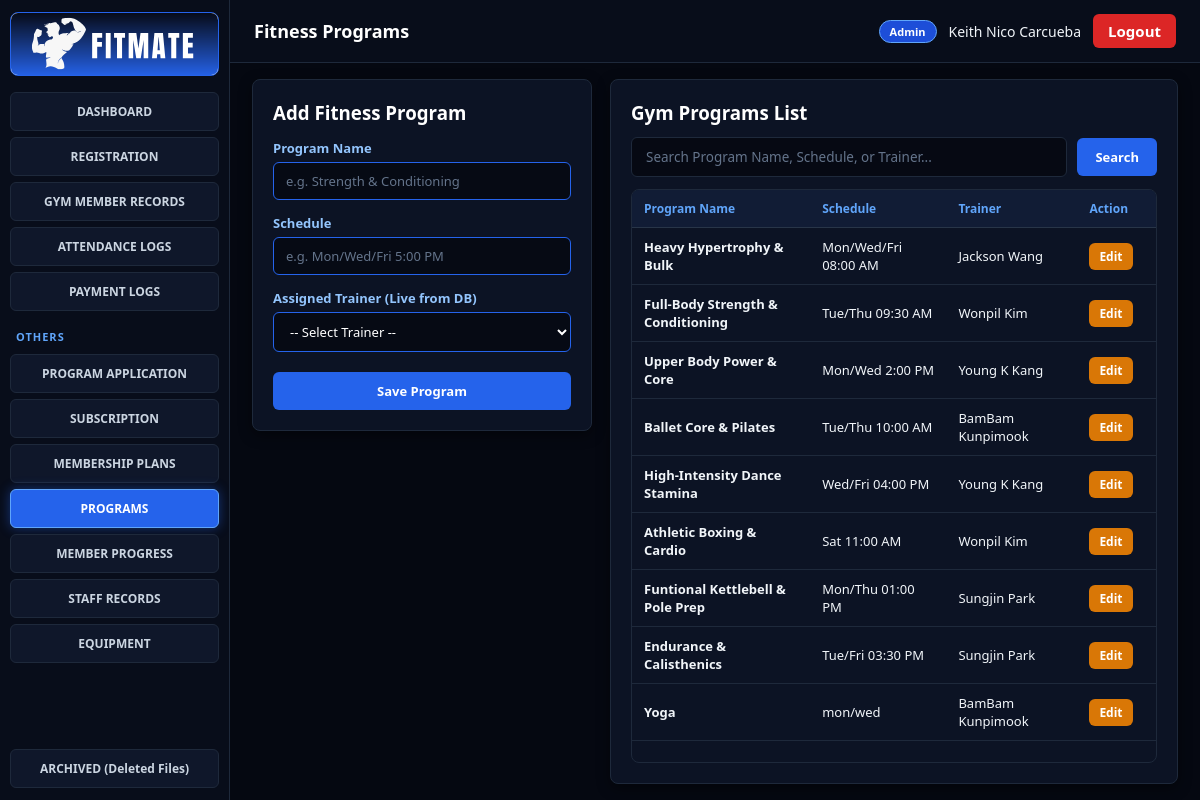
/fitness/programs.php (signed in), run on the app's committed database.
### tables this page shows
CREATE TABLE `program` (
  `ProgramID` varchar(15) NOT NULL,
  `StaffID` varchar(15) NOT NULL,
  `ProgramName` varchar(100) NOT NULL,
  `Schedule` varchar(100) NOT NULL
);

### fitness/programs.php (the view, shortened to what this page needs)
<?php
require_once __DIR__ . '/../config/db.php';
$sql = "
    SELECT
        p.ProgramID,
        p.ProgramName,
        p.Schedule,
        p.StaffID,
        CONCAT(gs.FirstName, ' ', gs.LastName) AS TrainerName
    FROM program p
    LEFT JOIN gym_staff gs ON p.StaffID = gs.StaffID
    ORDER BY CAST(SUBSTRING(p.ProgramID, 4) AS UNSIGNED) ASC
";
$programs = $pdo->query($sql)->fetchAll(PDO::FETCH_ASSOC);
$editProgram = null;
include __DIR__ . '/../includes/header.php';
?>
<div class="programs-grid">
    <div class="card" style="height: fit-content;">
        <h3 style="margin-bottom: 14px;">
            <?= $editProgram ? 'Edit Fitness Program' : 'Add Fitness Program' ?>
        </h3>
        <form method="POST" action="programs.php">
            <div class="form-group">
                <label>Program Name</label>
                <input
                    type="text"
                    name="ProgramName"
                    placeholder="e.g. Strength & Conditioning"
                    maxlength="100"
                    value="<?= htmlspecialchars($editProgram['ProgramName'] ?? '') ?>"
                    required
                >
            </div>
            <div class="form-group">
                <label>Schedule</label>
                <input
                    type="text"
                    name="Schedule"
                    placeholder="e.g. Mon/Wed/Fri 5:00 PM"
                    maxlength="100"
                    value="<?= htmlspecialchars($editProgram['Schedule'] ?? '') ?>"
                    required
                >
            </div>
            <div class="form-group">
                <label>Assigned Trainer (Live from DB)</label>
                <select name="StaffID" required>
                    <option value="">-- Select Trainer --</option>
                </select>
            </div>
            <button type="submit" class="btn btn-primary" style="width:100%; margin-top: 6px; padding: 10px;">
                <?= $editProgram ? 'Update Program' : 'Save Program' ?>
            </button>
        </form>
    </div>
    <div class="card">
        <h3 style="margin-bottom: 12px; flex-shrink: 0;">Gym Programs List</h3>
        <div class="search-bar">
            <input
                type="text"
                id="liveProgramSearch"
                onkeyup="filterProgramsTable()"
                oninput="filterProgramsTable()"
                placeholder="Search Program Name, Schedule, or Trainer..."
            >
            <button type="button" class="btn btn-primary" onclick="filterProgramsTable()">
                Search
            </button>
        </div>
        <div class="fixed-table-wrap">
            <table class="fixed-table">
                <thead>
                    <tr>
                        <th style="width: 34%;">Program Name</th>
                        <th style="width: 26%;">Schedule</th>
                        <th style="width: 25%;">Trainer</th>
                        <th style="width: 15%;">Action</th>
                    </tr>
                </thead>
                <tbody id="programTableBody">
                    <?php if (empty($programs)): ?>
                        <tr>
                            <td colspan="4" style="text-align:center; color:#94a3b8; padding:18px;">
                                No fitness programs found.
                            </td>
                        </tr>
                    <?php else: foreach ($programs as $pr): ?>
                        <tr class="program-row">
                            <td style="width: 34%;"><strong><?= htmlspecialchars($pr['ProgramName']) ?></strong></td>
                            <td style="width: 26%;"><?= htmlspecialchars($pr['Schedule']) ?></td>
                            <td style="width: 25%;"><?= htmlspecialchars($pr['TrainerName'] ?? '-') ?></td>
                            <td style="width: 15%;">
                                <a
                                    href="programs.php?edit=<?= urlencode($pr['ProgramID']) ?>"
                                    class="btn btn-warning btn-sm"
                                >
                                    Edit
                                </a>
                            </td>
                        </tr>
                    <?php endforeach; endif; ?>
                </tbody>
            </table>
        </div>
    </div>
</div>
<?php include __DIR__ . '/../includes/footer.php'; ?>

### assets/css/style.css (style rules this page uses)
:root { color-scheme: dark; }
* { box-sizing: border-box; margin: 0; padding: 0; font-family: 'Segoe UI', Tahoma, Geneva, Verdana, sans-serif; }
body { background: #050811; color: #f1f5f9; }
.card { background: #0c1324; border: 1px solid #1e293b; border-radius: 8px; padding: 20px; margin-bottom: 20px; box-shadow: 0 4px 14px rgba(0, 0, 0, 0.45); }
.card h3, .card h2, .card h4 { color: #ffffff; font-weight: 700; }
.form-group { margin-bottom: 14px; }
.form-group label { display: block; font-size: 13px; font-weight: 600; margin-bottom: 5px; color: #93c5fd; }
.form-group input, .form-group select, .form-group textarea { width: 100%; padding: 9px 12px; background: #060a14; color: #ffffff; border: 1px solid #2563eb; border-radius: 6px; font-size: 13px; }
.form-group input::placeholder, .search-bar input::placeholder { color: #64748b; }
.search-bar { display: flex; gap: 8px; margin-bottom: 14px; }
.search-bar input { flex: 1; padding: 9px 12px; background: #060a14; color: #ffffff; border: 1px solid #2563eb; border-radius: 6px; font-size: 13px; }
.btn { display: inline-block; padding: 9px 15px; border: none; border-radius: 6px; font-size: 13px; font-weight: 600; cursor: pointer; text-decoration: none; transition: 0.15s; }
.btn-primary { background: #2563eb; color: #ffffff; }
.btn-warning { background: #d97706; color: #ffffff; }
.btn-sm { padding: 5px 10px; font-size: 12px; }

### fitness/programs.php (style rules this page uses)
.programs-grid { flex: 1 !important; display: grid !important; grid-template-columns: 340px 1fr !important; gap: 18px !important; min-height: 0 !important; align-items: stretch !important; }
.programs-grid > .card { margin-bottom: 0 !important; display: flex !important; flex-direction: column !important; min-height: 0 !important; overflow: hidden !important; }
.search-bar { display: flex; gap: 10px; margin-bottom: 12px; align-items: center; flex-shrink: 0; }
.search-bar input { flex: 1; background: #060913 !important; border: 1px solid #1e293b !important; color: #f1f5f9 !important; padding: 10px 14px !important; border-radius: 6px !important; font-size: 13.5px !important; outline: none !important; transition: border-color 0.2s ease; }
.search-bar input::placeholder { color: #64748b !important; }
.search-bar button { padding: 10px 18px !important; border-radius: 6px !important; font-weight: 600 !important; flex-shrink: 0; }
.fixed-table-wrap { border: 1px solid #1e293b; border-radius: 8px; background: #0c1324; overflow: hidden; display: flex; flex-direction: column; flex: 1; min-height: 0; }
.fixed-table { width: 100%; border-collapse: collapse; display: flex; flex-direction: column; flex: 1; min-height: 0; }
.fixed-table thead { flex-shrink: 0; background: #111c35; border-bottom: 1px solid #283548; }
.fixed-table thead tr, .fixed-table tbody tr { display: table; width: 100%; table-layout: fixed; }
.fixed-table tbody { display: block; overflow-y: auto; width: 100%; flex: 1; min-height: 0; }
.fixed-table th { padding: 10px 12px; text-align: left; font-size: 12px; font-weight: 700; color: #60a5fa; background: #111c35; }
.fixed-table td { padding: 10px 12px; font-size: 13px; color: #f1f5f9; border-bottom: 1px solid #1e293b; vertical-align: middle; }

### data on the page
program: ProgramName "Heavy Hypertrophy & Bulk", Schedule "Mon/Wed/Fri 08:00 AM", TrainerName "Jackson Wang"
program: ProgramName "Full-Body Strength & Conditioning", Schedule "Tue/Thu 09:30 AM", TrainerName "Wonpil Kim"
program: ProgramName "Upper Body Power & Core", Schedule "Mon/Wed 2:00 PM", TrainerName "Young K Kang"
program: ProgramName "Ballet Core & Pilates", Schedule "Tue/Thu 10:00 AM", TrainerName "BamBam Kunpimook"
program: ProgramName "High-Intensity Dance Stamina", Schedule "Wed/Fri 04:00 PM", TrainerName "Young K Kang"
program: ProgramName "Athletic Boxing & Cardio", Schedule "Sat 11:00 AM", TrainerName "Wonpil Kim"
program: ProgramName "Funtional Kettlebell & Pole Prep", Schedule "Mon/Thu 01:00 PM", TrainerName "Sungjin Park"
program: ProgramName "Endurance & Calisthenics", Schedule "Tue/Fri 03:30 PM", TrainerName "Sungjin Park"
program: ProgramName "Yoga", Schedule "mon/wed", TrainerName "BamBam Kunpimook"

### other printed values
$page_title "Fitness Programs"
$_SESSION['role'] "Admin"
$_SESSION['staff_name'] "Keith Nico Carcueba"
